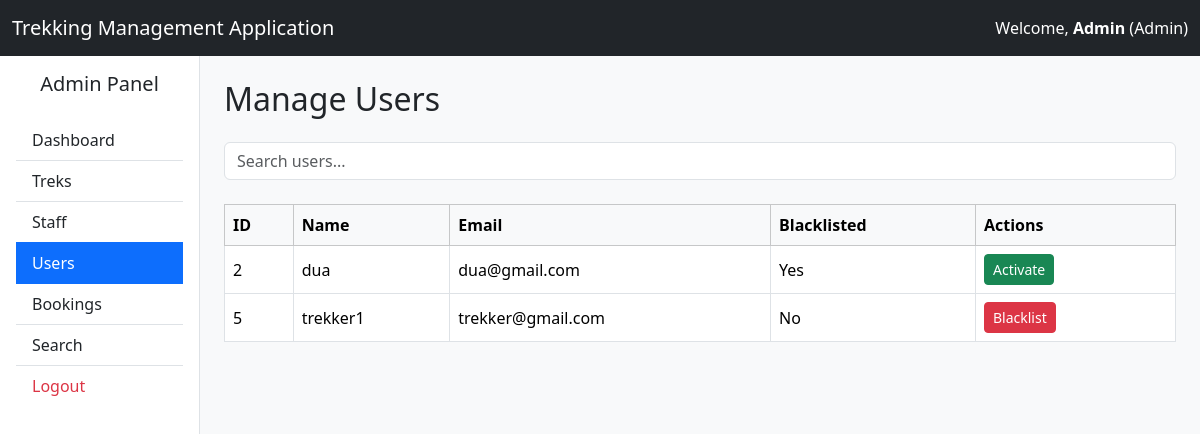
The app's page /admin/users (signed in) with its own data.
### application/models.py (models this page shows, shortened)
class User(UserMixin, db.Model):
    __tablename__ = "user"
    user_id = db.Column(db.Integer, primary_key=True, autoincrement=True)
    name = db.Column(db.String(100), nullable=False)
    email = db.Column(db.String(120), unique=True, nullable=False)
    password = db.Column(db.String(200), nullable=False)
    role = db.Column(db.String(20), nullable=False)
    is_approved = db.Column(db.Boolean, default=False)
    is_blacklisted = db.Column(db.Boolean, default=False)
    is_active = db.Column(db.Boolean, default=True)
    bookings = db.relationship("Booking", back_populates="user", cascade="all, delete-orphan")
    staff_profile = db.relationship("StaffProfile", uselist=False)

### application/controllers.py (the view)
@app.route("/admin/users")
@login_required
def view_users():
    if current_user.role != "Admin":
        return "Access Denied."
    search = request.args.get("search", "")
    users = User.query.filter_by(role="User")
    if search:
        users = users.filter(
            User.name.ilike(f"%{search}%")
        )
    users = users.all()
    return render_template(
        "admin/view_users.html",
        users=users,
        search=search
    )

### main.py (called while the page is built)
@login_manager.user_loader
def load_user(user_id):
    return User.query.get(int(user_id))

### templates/admin/view_users.html (shortened to what this page needs)
{% extends "base_dashboard.html" %}
{% block sidebar %}
<div class="list-group list-group-flush">
    <a href="{{ url_for('admin_dashboard') }}"
       class="list-group-item list-group-item-action">
        Dashboard
    </a>
    <a href="{{ url_for('view_treks') }}"
       class="list-group-item list-group-item-action">
        Treks
    </a>
    <a href="{{ url_for('view_staff') }}"
       class="list-group-item list-group-item-action">
        Staff
    </a>
    <a href="{{ url_for('view_users') }}"
       class="list-group-item list-group-item-action active">
        Users
    </a>
    <a href="{{ url_for('admin_bookings') }}"
       class="list-group-item list-group-item-action">
        Bookings
    </a>
    <a href="{{ url_for('admin_search') }}"
       class="list-group-item list-group-item-action">
        Search
    </a>
    <a href="{{ url_for('logout') }}"
       class="list-group-item list-group-item-action text-danger">
        Logout
    </a>
</div>
{% endblock %}
{% block content %}
<h2 class="mb-4">
    Manage Users
</h2>
<form method="GET" class="mb-4">
    <input
        type="text"
        name="search"
        value="{{ search }}"
        class="form-control"
        placeholder="Search users..."
    >
</form>
<div class="table-responsive">
<table class="table table-bordered table-hover align-middle">
    <thead class="table-light">
        <tr>
            <th>ID</th>
            <th>Name</th>
            <th>Email</th>
            <th>Blacklisted</th>
            <th width="200">Actions</th>
        </tr>
    </thead>
    <tbody>
    {% for user in users %}
    <tr>
        <td>{{ user.user_id }}</td>
        <td>{{ user.name }}</td>
        <td>{{ user.email }}</td>
        <td>
            {% if user.is_blacklisted %}
                Yes
            {% else %}
                No
            {% endif %}
        </td>
        <td>
            {% if not user.is_blacklisted %}
            <a
                href="{{ url_for('blacklist_user', user_id=user.user_id) }}"
                class="btn btn-danger btn-sm me-2">
                Blacklist
            </a>
            {% endif %}
            {% if user.is_blacklisted %}
            <a
                href="{{ url_for('activate_user', user_id=user.user_id) }}"
                class="btn btn-success btn-sm">
                Activate
            </a>
            {% endif %}
        </td>
    </tr>
    {% endfor %}
    </tbody>
</table>
</div>
{% endblock %}

### templates/base_dashboard.html (shortened to what this page needs)
<!DOCTYPE html>
<html>
<head>
    <link href="https://cdn.jsdelivr.net/npm/bootstrap@5.3.7/dist/css/bootstrap.min.css" rel="stylesheet">
</head>
<body class="bg-light">
<nav class="navbar navbar-expand-lg navbar-dark bg-dark">
    <div class="container-fluid">
        <span class="navbar-brand">
            Trekking Management Application
        </span>
        {% if current_user.is_authenticated %}
        <span class="navbar-text text-white">
            Welcome,
            <strong>{{ current_user.name }}</strong>
            ({{ current_user.role }})
        </span>
        {% endif %}
    </div>
</nav>
<div class="container-fluid">
    <div class="row">
        <div class="col-md-2 bg-white border-end min-vh-100 p-3">
            <h5 class="text-center mb-4">
                {% block panel_title %}
                    Admin Panel
                {% endblock %}
            </h5>
            {% block sidebar %}
            {% endblock %}
        </div>
        <div class="col-md-10 p-4">
            {% block content %}
            {% endblock %}
        </div>
    </div>
</div>
</body>
</html>

### records on screen
User: name "Admin", role "Admin"
User: user_id "2", name "dua", email "dua@gmail.com", is_blacklisted "Yes"
User: user_id "5", name "trekker1", email "trekker@gmail.com", is_blacklisted "No"
